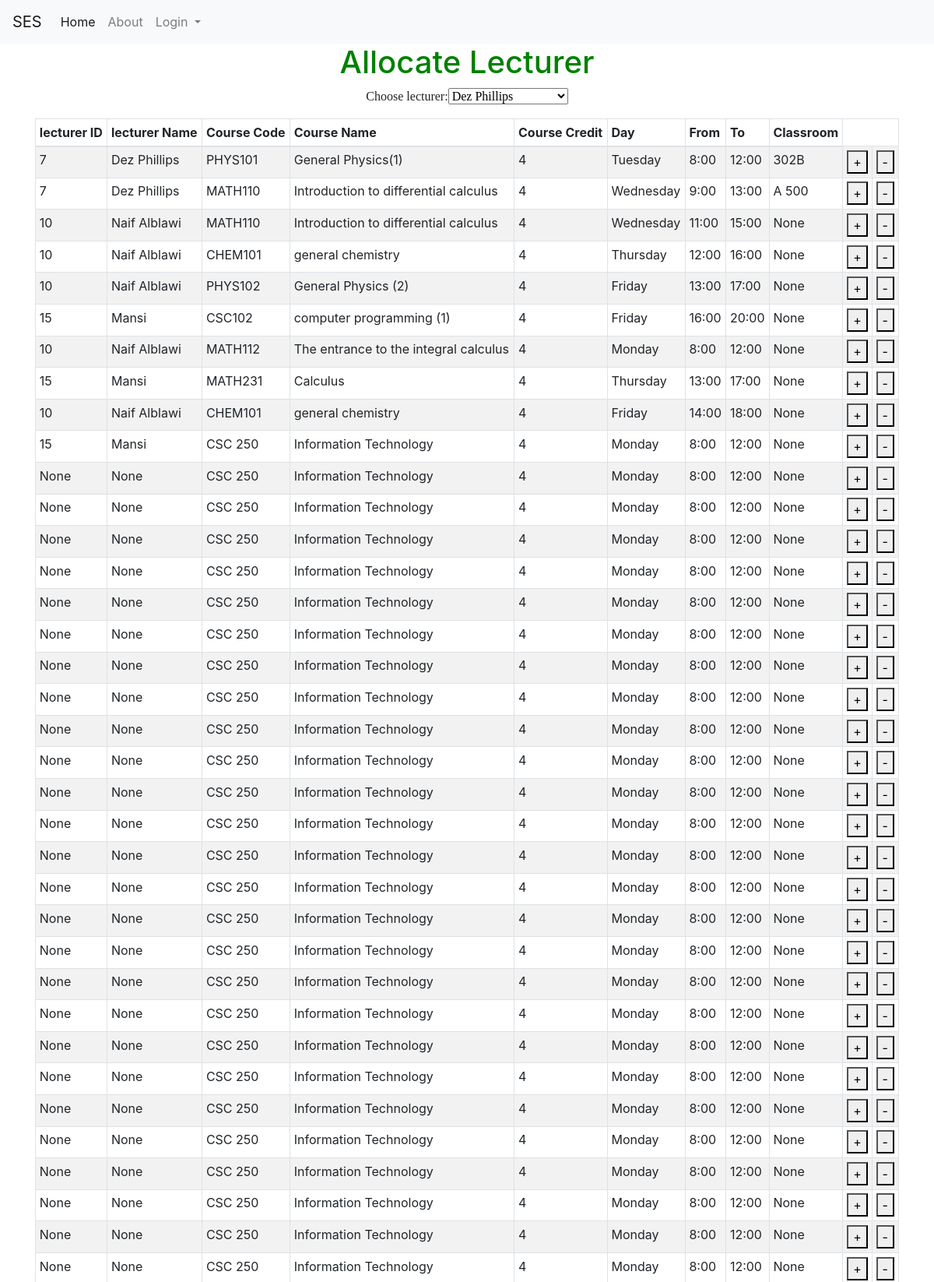
Screenshot of /allocate_lecturerf (upper part) with the database file from the repository.
### tables this page shows
CREATE TABLE course (course_id INTEGER NOT NULL PRIMARY KEY AUTOINCREMENT UNIQUE, course_name [nchar] (10), course_descr [nchar] (10), course_code [nchar] (10), dep_id [int], plan_id [int], level_id [int], credit INTEGER, Day_id REFERENCES Day (Day_id), fromT TIME, toT TIME, loc_id INTEGER, SEM INTEGER DEFAULT (223), lec_id INTEGER);

CREATE TABLE user (id INTEGER NOT NULL, email VARCHAR (100), password VARCHAR (100), name VARCHAR (1000), dep_id INTEGER, rol_id INTEGER, PRIMARY KEY (id), UNIQUE (email));

CREATE TABLE Day (Day_id INTEGER PRIMARY KEY, Day_Decs CHAR);

CREATE TABLE loc (loc_id INTEGER PRIMARY KEY UNIQUE, loc_Cap INTEGER, loc_name CHAR CONSTRAINT loc_id UNIQUE ON CONFLICT IGNORE);

### allocate_lecturer.py (the view, shortened to what this page needs)
@allocate_lecturer.route('/allocate_lecturerf', methods=['GET', 'POST'])
def allocate_lecturerf():
    with app.app_context():
        con = sqlite3.connect("instance/db.sqlite")
        cur = con.cursor()
        cur.execute("SELECT * FROM user where rol_id = 2")
        lec_dd = cur.fetchall()
        con.commit()
        cur.execute("SELECT default_sem FROM default_sem")
        SEM = cur.fetchone()[0]
        con.commit()
        lec_id = request.form.get('lec_id')
        con.commit()
        cur.execute("SELECT * FROM lecturer_view where SEM = '%s'"  % (SEM))
        lecturer = cur.fetchall()
        course_id = request.form.get('course_id')
        nolec = request.form.get('nolec', None)
        con.commit()
        cur.execute(""" SELECT distinct

    cp1.Day_id AS CP1_Day_id,
    cp1.lec_id AS CP1_lec_id,
    cp1.fromT AS CP1_fromT,
    cp1.toT AS CP1_toT,
    cp1.SEM AS CP1_SEm,
    cp2.Day_id AS CP2_Day_id,
    cp2.lec_id AS CP2_lec_id,
    cp2.fromT AS CP2_fromT,
    cp2.toT AS CP2_toT,
    cp2.SEM AS CP2_SEm
FROM
    course AS cp1
JOIN
    course AS cp2
    ON cp2.course_id = cp1.course_id AND cp2.SEM = cp1.SEM

      And (cp2.fromT >= cp1.fromT and cp2.fromT < cp1.toT AND  cp1.fromT <= cp2.fromT and cp2.day_id = cp1.day_id)
      OR (cp2.toT > cp1.fromT and cp2.toT <= cp1.toT AND cp1.fromT <= cp2.fromT and cp2.day_id = cp1.day_id )
      OR (cp2.fromT <= cp1.fromT and cp2.toT >= cp1.toT AND cp1.fromT <= cp2.fromT and cp2.day_id = cp1.day_id)
      OR (cp2.fromT <= cp1.toT    and cp2.toT >= cp1.fromT  and cp2.day_id = cp1.day_id)

      where cp2.lec_id = ? AND cp1.SEM = ? and  cp1.course_id = ?  """, (lec_id,SEM,course_id))
        entry = cur.fetchone()
        error=''
        cur.execute("SELECT * FROM lecturer_view where SEM = '%s'"  % (SEM))
        lecturer = cur.fetchall()
        con.commit()
        con.close()
    return render_template('allocate_lecturer.html', lec_dd=lec_dd,lecturer=lecturer,error=error)

### templates/allocate_lecturer.html (shortened to what this page needs)
{% extends "base.html" %}
{% block content %}
<h1>Allocate Lecturer</h1>
       <form id = "c_form" method="post" action="/allocate_lecturerf">
        <p style="font-family:verdana">
            Choose lecturer:<SELECT name="lec_id" style="font-family:verdana" id="lec_id">
            {% for j in lec_dd %}
                <OPTION  value={{j[0]}}>{{j[3]}}</OPTION>
            {% endfor %}
            </SELECT>
            </p>
        <table id="lec_courses" class="table table-striped table-bordered table-sm"  cellspacing="0" width="100%">
            <thead>
              <tr>
                <th>lecturer ID</th>
                <th>lecturer Name</th>
                <th>Course Code</th>
                <th>Course Name</th>
                <th>Course Credit</th>
                <th>Day</th>
                <th>From</th>
                <th>To</th>
                <th>Classroom</th>
              </tr>
              </thead>
              <tbody>
               {% for row in lecturer %}
                      <tr>
                          <td>{{row[1]}}</td>
                          <td>{{row[2]}}</td>
                          <td>{{row[3]}}</td>
                          <td>{{row[4]}}</td>
                          <td>{{row[5]}}</td>
                          <td>{{row[6]}}</td>
                          <td>{{row[7]}}</td>
                          <td>{{row[8]}}</td>
                          <td>{{row[9]}}</td>
                          <td><button class="bi bi-plus" type="submit" value="{{ row[0] }}" name="course_id">+</button></td>
                          <td><button class="bi bi-plus" type="submit" value="{{ row[0] }}" name="nolec">-</button></td>
                      </tr>
                  {% endfor %}
              </tbody>
          </table>
       </form>
{% endblock %}

### templates/allocate_lecturer.html (style rules this page uses)
body { text-align: center; }
h1 { color: green; }
table { border-collapse: collapse; width: 100%; }
th, td { padding: 8px; text-align: left; border-bottom: 1px solid #ddd; }

### rows the page displays
course: lec "7", name "Dez Phillips", course_code "PHYS101", course_name "General Physics(1)", credit "4", Day_Decs "Tuesday", fromT "8:00", toT "12:00", loc_name "302B", {{ row[0] }} 2 (drawn)
course: lec "7", name "Dez Phillips", course_code "MATH110", course_name "Introduction to differential calculus", credit "4", Day_Decs "Wednesday", fromT "9:00", toT "13:00", loc_name "A 500", {{ row[0] }} 3 (drawn)
course: lec "10", name "Naif Alblawi", course_code "MATH110", course_name "Introduction to differential calculus", credit "4", Day_Decs "Wednesday", fromT "11:00", toT "15:00", row "None", {{ row[0] }} 24 (drawn)
course: lec "10", name "Naif Alblawi", course_code "CHEM101", course_name "general chemistry", credit "4", Day_Decs "Thursday", fromT "12:00", toT "16:00", row "None", {{ row[0] }} 25 (drawn)
course: lec "10", name "Naif Alblawi", course_code "PHYS102", course_name "General Physics (2)", credit "4", Day_Decs "Friday", fromT "13:00", toT "17:00", row "None", {{ row[0] }} 26 (drawn)
course: lec "15", name "Mansi", course_code "CSC102", course_name "computer programming (1)", credit "4", Day_Decs "Friday", fromT "16:00", toT "20:00", row "None", {{ row[0] }} 62 (drawn)
course: lec "10", name "Naif Alblawi", course_code "MATH112", course_name "The entrance to the integral calculus", credit "4", Day_Decs "Monday", fromT "8:00", toT "12:00", row "None", {{ row[0] }} 63 (drawn)
course: lec "15", name "Mansi", course_code "MATH231", course_name "Calculus", credit "4", Day_Decs "Thursday", fromT "13:00", toT "17:00", row "None", {{ row[0] }} 93 (drawn)
course: lec "10", name "Naif Alblawi", course_code "CHEM101", course_name "general chemistry", credit "4", Day_Decs "Friday", fromT "14:00", toT "18:00", row "None", {{ row[0] }} 94 (drawn)
course: lec "15", name "Mansi", course_code "CSC 250", course_name "Information Technology", credit "4", Day_Decs "Monday", fromT "8:00", toT "12:00", row "None", {{ row[0] }} 132 (drawn)
course: row "None", course_code "CSC 250", course_name "Information Technology", credit "4", Day_Decs "Monday", fromT "8:00", toT "12:00", {{ row[0] }} 133 (drawn)
course: row "None", course_code "CSC 250", course_name "Information Technology", credit "4", Day_Decs "Monday", fromT "8:00", toT "12:00", {{ row[0] }} 134 (drawn)
course: row "None", course_code "CSC 250", course_name "Information Technology", credit "4", Day_Decs "Monday", fromT "8:00", toT "12:00", {{ row[0] }} 135 (drawn)
course: row "None", course_code "CSC 250", course_name "Information Technology", credit "4", Day_Decs "Monday", fromT "8:00", toT "12:00", {{ row[0] }} 136 (drawn)
course: row "None", course_code "CSC 250", course_name "Information Technology", credit "4", Day_Decs "Monday", fromT "8:00", toT "12:00", {{ row[0] }} 137 (drawn)
course: row "None", course_code "CSC 250", course_name "Information Technology", credit "4", Day_Decs "Monday", fromT "8:00", toT "12:00", {{ row[0] }} 138 (drawn)
course: row "None", course_code "CSC 250", course_name "Information Technology", credit "4", Day_Decs "Monday", fromT "8:00", toT "12:00", {{ row[0] }} 139 (drawn)
course: row "None", course_code "CSC 250", course_name "Information Technology", credit "4", Day_Decs "Monday", fromT "8:00", toT "12:00", {{ row[0] }} 140 (drawn)
course: row "None", course_code "CSC 250", course_name "Information Technology", credit "4", Day_Decs "Monday", fromT "8:00", toT "12:00", {{ row[0] }} 142 (drawn)
course: row "None", course_code "CSC 250", course_name "Information Technology", credit "4", Day_Decs "Monday", fromT "8:00", toT "12:00", {{ row[0] }} 143 (drawn)
course: row "None", course_code "CSC 250", course_name "Information Technology", credit "4", Day_Decs "Monday", fromT "8:00", toT "12:00", {{ row[0] }} 144 (drawn)
course: row "None", course_code "CSC 250", course_name "Information Technology", credit "4", Day_Decs "Monday", fromT "8:00", toT "12:00", {{ row[0] }} 145 (drawn)
course: row "None", course_code "CSC 250", course_name "Information Technology", credit "4", Day_Decs "Monday", fromT "8:00", toT "12:00", {{ row[0] }} 146 (drawn)
course: row "None", course_code "CSC 250", course_name "Information Technology", credit "4", Day_Decs "Monday", fromT "8:00", toT "12:00", {{ row[0] }} 147 (drawn)
course: row "None", course_code "CSC 250", course_name "Information Technology", credit "4", Day_Decs "Monday", fromT "8:00", toT "12:00", {{ row[0] }} 148 (drawn)
course: row "None", course_code "CSC 250", course_name "Information Technology", credit "4", Day_Decs "Monday", fromT "8:00", toT "12:00", {{ row[0] }} 149 (drawn)
course: row "None", course_code "CSC 250", course_name "Information Technology", credit "4", Day_Decs "Monday", fromT "8:00", toT "12:00", {{ row[0] }} 150 (drawn)
course: row "None", course_code "CSC 250", course_name "Information Technology", credit "4", Day_Decs "Monday", fromT "8:00", toT "12:00", {{ row[0] }} 151 (drawn)
course: row "None", course_code "CSC 250", course_name "Information Technology", credit "4", Day_Decs "Monday", fromT "8:00", toT "12:00", {{ row[0] }} 152 (drawn)
course: row "None", course_code "CSC 250", course_name "Information Technology", credit "4", Day_Decs "Monday", fromT "8:00", toT "12:00", {{ row[0] }} 153 (drawn)
course: row "None", course_code "CSC 250", course_name "Information Technology", credit "4", Day_Decs "Monday", fromT "8:00", toT "12:00", {{ row[0] }} 154 (drawn)
course: row "None", course_code "CSC 250", course_name "Information Technology", credit "4", Day_Decs "Monday", fromT "8:00", toT "12:00", {{ row[0] }} 155 (drawn)
course: row "None", course_code "CSC 250", course_name "Information Technology", credit "4", Day_Decs "Monday", fromT "8:00", toT "12:00", {{ row[0] }} 156 (drawn)
course: row "None", course_code "CSC 250", course_name "Information Technology", credit "4", Day_Decs "Monday", fromT "8:00", toT "12:00", {{ row[0] }} 157 (drawn)
course: row "None", course_code "CSC 250", course_name "Information Technology", credit "4", Day_Decs "Monday", fromT "8:00", toT "12:00", {{ row[0] }} 158 (drawn)
course: row "None", course_code "CSC 250", course_name "Information Technology", credit "4", Day_Decs "Monday", fromT "8:00", toT "12:00", {{ row[0] }} 159 (drawn)

### other values shown
form field lec_id "Dez Phillips"
